Frame 1 (no input): blank canvas, image omitted
Frame 60 (the mouse pressed at the canvas centre just before this capture): blank canvas, image omitted
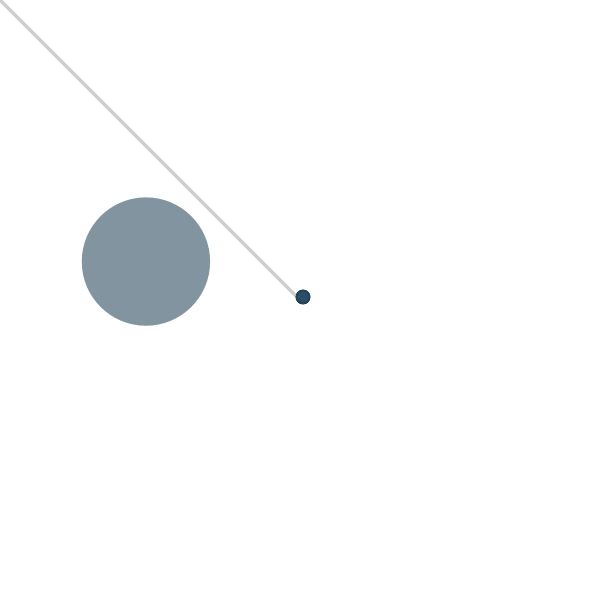
Frame 120 (the mouse held since frame 60 and released just before this capture)

The Processing sketch whose frames 1 and 60 were blank and that drew this single picture after the mouse press (run headless with seeded random() and noise(); from frame 60 on, the mouse is pressed at the canvas centre):

// Processing sketch: processing_156861
// ── processing_156861.pde

void setup() { 
size(600, 600); 
background(255); 
smooth(); 
} 

void draw() { 
if (mousePressed==true) { 
float a=dist(mouseX, mouseY, pmouseX, pmouseY); 
strokeWeight(random(1, 5)); 
stroke(70,random(0,255)); 
line(mouseX, mouseY, pmouseX, pmouseY); 
int rd=int(random(0, 15)); 
if (rd<2) { 
fill(#99CCFF, random(100, 255)); 
} 
else if (rd==3) { 
fill(#47B5FF, random(200, 255)); 
} 
else { 
fill(#15364C, random(100, 255)); 
} 
float r=random(1, 15); 
noStroke(); 
//rect(mouseX+random(3-a, a-3), mouseY+random(-3-a, a-3), r-a/3, r-a/3);
ellipse(mouseX+random(3-a, a-3), mouseY+random(-3-a, a-3), r-a/3, r-a/3);
} 
} 
